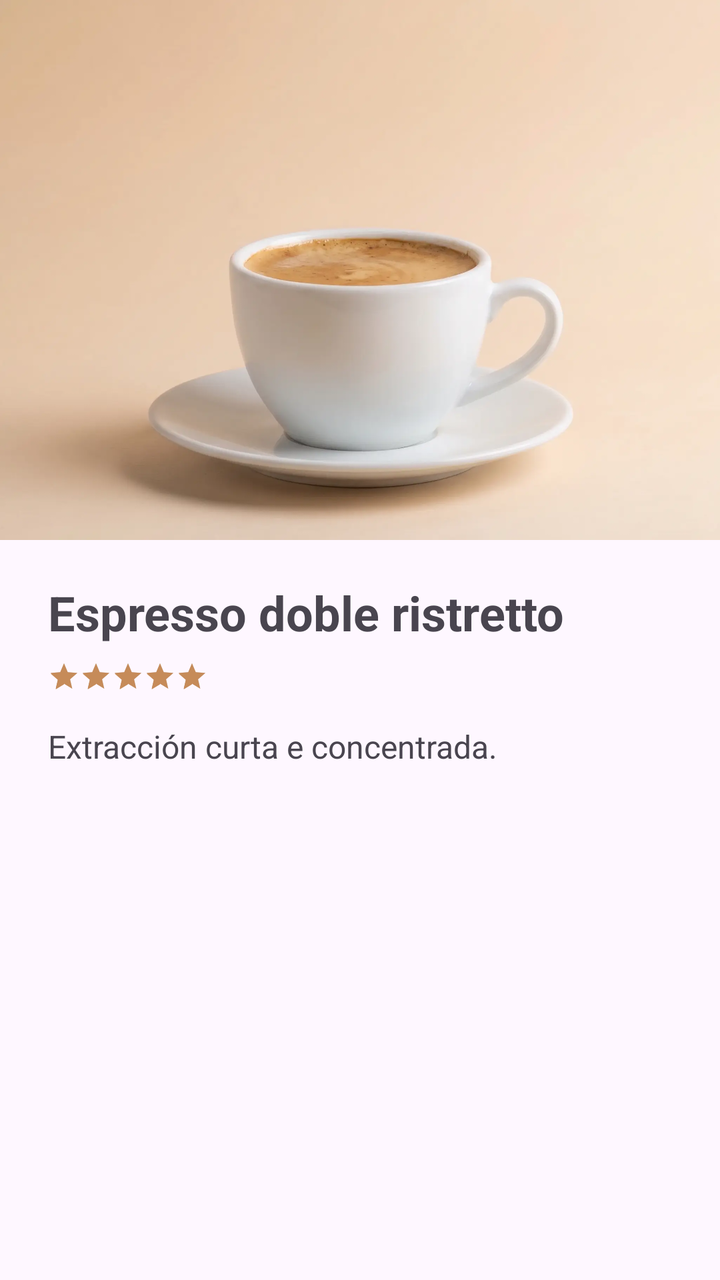
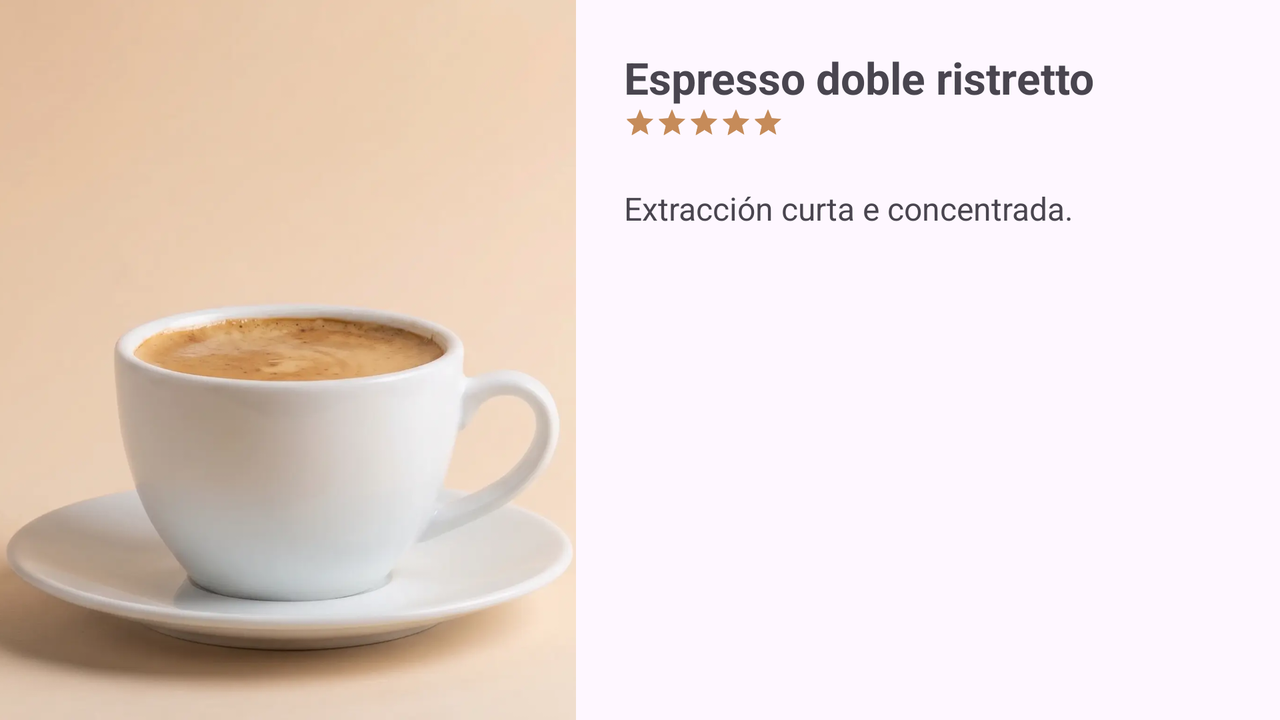

Two renders of one Android screen. The first uses the default layout on a phone; the second uses the alternative layout the repository ships for a different screen configuration, on a matching device. The two XML files are below.
<!-- AndroidManifest.xml: application theme Theme.OneMoreCofee -->
<!-- res/layout/fragment_detalle.xml -->
<?xml version="1.0" encoding="utf-8"?>
<androidx.constraintlayout.widget.ConstraintLayout
    xmlns:android="http://schemas.android.com/apk/res/android"
    xmlns:app="http://schemas.android.com/apk/res-auto"
    xmlns:tools="http://schemas.android.com/tools"
    android:layout_width="match_parent"
    android:layout_height="match_parent">
    <ImageView
        android:id="@+id/ivCafe"
        android:layout_width="0dp"
        android:layout_height="0dp"
        android:contentDescription="@string/foto_cafe"
        android:scaleType="centerCrop"
        app:layout_constraintDimensionRatio="4:3"
        app:layout_constraintTop_toTopOf="parent"
        app:layout_constraintStart_toStartOf="parent"
        app:layout_constraintEnd_toEndOf="parent"
        tools:src="@drawable/cafe_ristretto" />
    <TextView
        android:id="@+id/tvNome"
        android:layout_width="0dp"
        android:layout_height="wrap_content"
        android:layout_marginStart="24dp"
        android:layout_marginTop="20dp"
        android:layout_marginEnd="24dp"
        android:textSize="24sp"
        android:textStyle="bold"
        app:layout_constraintTop_toBottomOf="@id/ivCafe"
        app:layout_constraintStart_toStartOf="parent"
        app:layout_constraintEnd_toEndOf="parent"
        tools:text="Espresso doble ristretto" />
    <RatingBar
        android:id="@+id/rbIntensidade"
        style="?android:attr/ratingBarStyleSmall"
        android:layout_width="wrap_content"
        android:layout_height="wrap_content"
        android:layout_marginStart="24dp"
        android:layout_marginTop="8dp"
        android:isIndicator="true"
        android:numStars="5"
        android:stepSize="1"
        android:progressTint="@color/cor_secundaria"
        app:layout_constraintTop_toBottomOf="@id/tvNome"
        app:layout_constraintStart_toStartOf="parent"
        tools:rating="5" />
    <TextView
        android:id="@+id/tvDescricion"
        android:layout_width="0dp"
        android:layout_height="wrap_content"
        android:layout_marginStart="24dp"
        android:layout_marginTop="16dp"
        android:layout_marginEnd="24dp"
        android:textSize="16sp"
        app:layout_constraintTop_toBottomOf="@id/rbIntensidade"
        app:layout_constraintStart_toStartOf="parent"
        app:layout_constraintEnd_toEndOf="parent"
        tools:text="Extracción curta e concentrada." />
</androidx.constraintlayout.widget.ConstraintLayout>
<!-- resources referenced by this layout -->
<resources>
  <color name="cor_secundaria">#FFC68B59</color>
  <!-- drawable cafe_ristretto: webp bitmap (drawable, 27106 bytes) -->
  <string name="foto_cafe">Foto do café</string>
  <style name="Theme.OneMoreCofee" parent="Base.Theme.OneMoreCofee" />
  <style name="Base.Theme.OneMoreCofee" parent="Theme.Material3.DayNight.NoActionBar">
          <item name="colorPrimary">@color/cor_principal</item>
          <item name="colorOnPrimary">@color/cor_sobre_principal</item>
          <item name="colorSecondary">@color/cor_secundaria</item>
      </style>
  <color name="cor_principal">#FF4E342E</color>
  <color name="cor_sobre_principal">#FFFFF3E0</color>
</resources>
<!-- res/layout-land/fragment_detalle.xml (the repository's variant of the layout above) -->
<!-- drawn on the phone turned sideways -->
<?xml version="1.0" encoding="utf-8"?>
<androidx.constraintlayout.widget.ConstraintLayout
    xmlns:android="http://schemas.android.com/apk/res/android"
    xmlns:app="http://schemas.android.com/apk/res-auto"
    xmlns:tools="http://schemas.android.com/tools"
    android:layout_width="match_parent"
    android:layout_height="match_parent">
    <androidx.constraintlayout.widget.Guideline
        android:id="@+id/guiaFoto"
        android:layout_width="wrap_content"
        android:layout_height="wrap_content"
        android:orientation="vertical"
        app:layout_constraintGuide_percent="0.45" />
    <ImageView
        android:id="@+id/ivCafe"
        android:layout_width="0dp"
        android:layout_height="0dp"
        android:contentDescription="@string/foto_cafe"
        android:scaleType="centerCrop"
        app:layout_constraintTop_toTopOf="parent"
        app:layout_constraintBottom_toBottomOf="parent"
        app:layout_constraintStart_toStartOf="parent"
        app:layout_constraintEnd_toStartOf="@id/guiaFoto"
        tools:src="@drawable/cafe_ristretto" />
    <TextView
        android:id="@+id/tvNome"
        android:layout_width="0dp"
        android:layout_height="wrap_content"
        android:layout_margin="24dp"
        android:textSize="22sp"
        android:textStyle="bold"
        app:layout_constraintTop_toTopOf="parent"
        app:layout_constraintStart_toEndOf="@id/guiaFoto"
        app:layout_constraintEnd_toEndOf="parent"
        tools:text="Espresso doble ristretto" />
    <RatingBar
        android:id="@+id/rbIntensidade"
        style="?android:attr/ratingBarStyleSmall"
        android:layout_width="wrap_content"
        android:layout_height="wrap_content"
        android:layout_marginStart="24dp"
        android:isIndicator="true"
        android:numStars="5"
        android:stepSize="1"
        android:progressTint="@color/cor_secundaria"
        app:layout_constraintTop_toBottomOf="@id/tvNome"
        app:layout_constraintStart_toEndOf="@id/guiaFoto"
        tools:rating="5" />
    <TextView
        android:id="@+id/tvDescricion"
        android:layout_width="0dp"
        android:layout_height="wrap_content"
        android:layout_margin="24dp"
        android:textSize="16sp"
        app:layout_constraintTop_toBottomOf="@id/rbIntensidade"
        app:layout_constraintStart_toEndOf="@id/guiaFoto"
        app:layout_constraintEnd_toEndOf="parent"
        tools:text="Extracción curta e concentrada." />
</androidx.constraintlayout.widget.ConstraintLayout>
